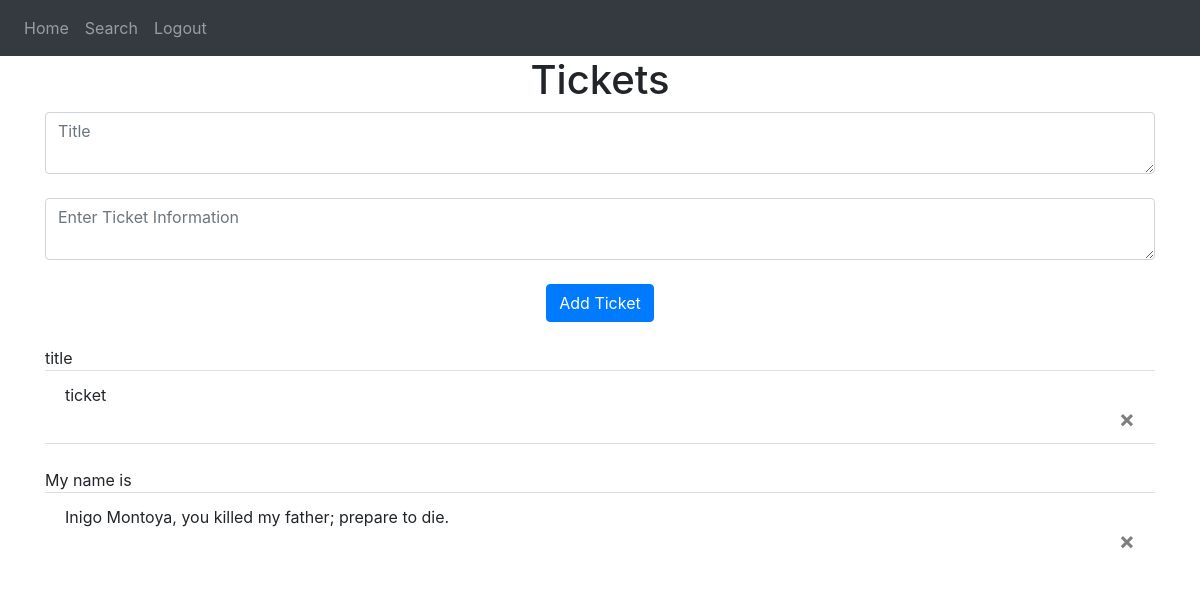
Page / (signed in) on the earlier database version.
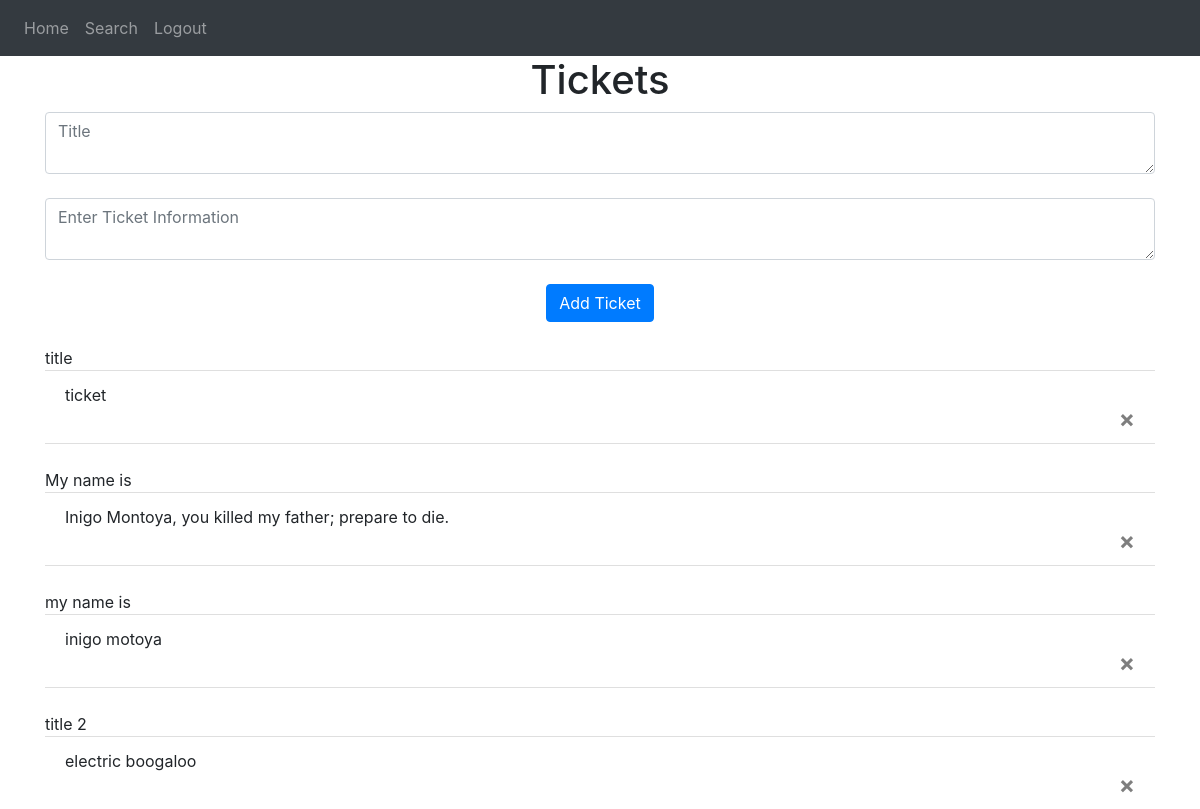
Same page on the later database version.
### website/models.py (models this page shows)
class Ticket(db.Model):
    id= db.Column(db.Integer, primary_key=True)
    title= db.Column(db.String(150))
    data= db.Column(db.String(10000))
    date= db.Column(db.DateTime(timezone=True), default= func.now())
    user_id= db.Column(db.Integer, db.ForeignKey('user.id'))

### website/views.py (the view, shortened to what this page needs)
@views.route('/', methods=['GET', 'POST'])
@login_required
def home():
    return render_template("home.html", user=current_user)

### website/__init__.py (called while the page is built)
def create_app():
    app= Flask(__name__)
    app.config['SECRET_KEY']= 'nodsnconvsnvpwnvkpsk;cmeqpmdckec'
    app.config['SQLALCHEMY_DATABASE_URI']= f'sqlite:///{DB_NAME}'
    db.init_app(app)
    from .views import views
    from .auth import auth
    app.register_blueprint(views, url_prefix='/')
    app.register_blueprint(auth, url_prefix='/')
    from .models import User, Ticket
    create_database(app)
    login_manager= LoginManager()
    login_manager.login_view= 'auth.login'
    login_manager.init_app(app)
    @login_manager.user_loader
    def load_user(id):
        return User.query.get(int(id))
    return app

### website/templates/home.html (shortened to what this page needs)
{% extends "base.html" %}
{% block content %}
<h1 align="center">Tickets</h1>
<form method="POST">
    <textarea name="title" id="title" class="form-control" placeholder="Title"></textarea>
    <br />
    <textarea name="ticket" id="ticket" class="form-control" placeholder="Enter Ticket Information"></textarea>
    <br />
    <div align="center">
        <button type="submit" class="btn btn-primary">Add Ticket</button>
    </div>
</form>
<ul class="list-group list-group-flush" id="tickets">
    {% for ticket in user.tickets %}
    <br />
    {{ ticket.title }}
    <li class="list-group-item">
        {{ ticket.data }}
        <br />
    <button type="button" class="close" onClick="deleteTicket({{ ticket.id }})">
        <span aria-hidden="true">&times;</span>
    </button>
    </li>
    {% endfor %}
</ul>
{% endblock %}

Differences in the rows shown:
added Ticket: title "my name is", data "inigo motoya"
added Ticket: title "title 2", data "electric boogaloo"
